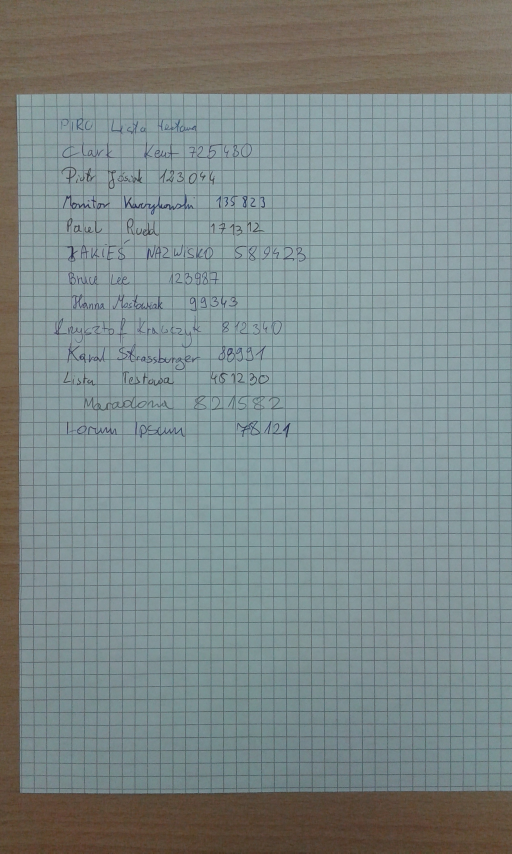
#> input picture data/1.jpg, 1536 x 2560 px (shown at 1/3 size)
$ python -i Preprocessor.py   (imports and definitions only)   (older library calls are emulated)
#> lines starting #> are read from the running program, lines starting #| are printed output that depends on the picture; after the words box and inside, x2 and y2 are one past the last pixel; in counts of white or black regions, pixels touching at a corner belong together
#> further down, picture is the input picture: shape (2560, 1536, 3); mean B, G, R 137, 137.2, 125.5
from PIL import Image
import cv2 as cv
import numpy as np
from skimage.morphology import erosion, dilation, opening, closing, square, disk, star


class Preprocessor:

    @staticmethod
    def denoise(img, strength=3, output=None, templateWindowSize=7, searchWindowSize=21):
#> called with strength = 3, templateWindowSize = 7, searchWindowSize = 21
        return cv.fastNlMeansDenoising(img, output, strength, templateWindowSize, searchWindowSize)

    # [9 lines left out: functions dilate, erode, not called in this run]

    @staticmethod
    def to_binary(img, block_size=11, constant=2, cast_color=True, otsu=False):
#> called with block_size = 51, constant = 11, cast_color = True, otsu = False
        if cast_color:
            gray = cv.cvtColor(img, cv.COLOR_BGR2GRAY)
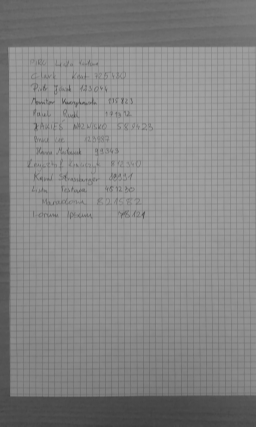
#> gray: shape (2560, 1536) (shown at 1/6 size); min 33, max 171, mean 133.7
        else:
            gray = img
        gray = cv.GaussianBlur(gray, (3, 3), 7)
        if otsu:
            ret3, binary = cv.threshold(gray, 0, 255, cv.THRESH_BINARY + cv.THRESH_OTSU)
        else:
            binary = cv.adaptiveThreshold(gray, 255, cv.ADAPTIVE_THRESH_GAUSSIAN_C, cv.THRESH_BINARY, block_size, constant)
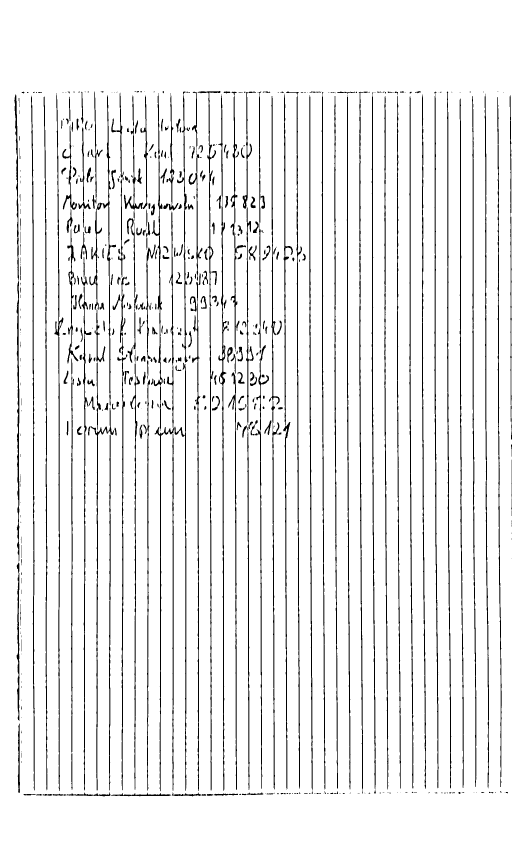
#> binary: shape (2560, 1536) (shown at 1/3 size); 92.5% white; 555 black regions (198 under 20 px), largest, box (x1, y1, x2, y2) and area: (654, 283, 682, 2372) 7134, (592, 273, 662, 2372) 6939, (850, 281, 879, 2369) 6934

        return binary

    # [86 lines left out: functions color_based_to_binary, set_300_dpi, remove_lines, not called in this run]

    @staticmethod
    def process(img):
        # image = Preprocessor._test_1(img)
        image = Preprocessor._test_2(img)
        return image

    # [46 lines left out: function _test_1, not called in this run]


    @staticmethod
    def _test_2(img):
        img = Preprocessor.denoise(img)
        img = cv.GaussianBlur(img, (1, 11), 5, )
        img = Preprocessor.to_binary(img, 51, 11, otsu=False)
        img = cv.bitwise_not(img)
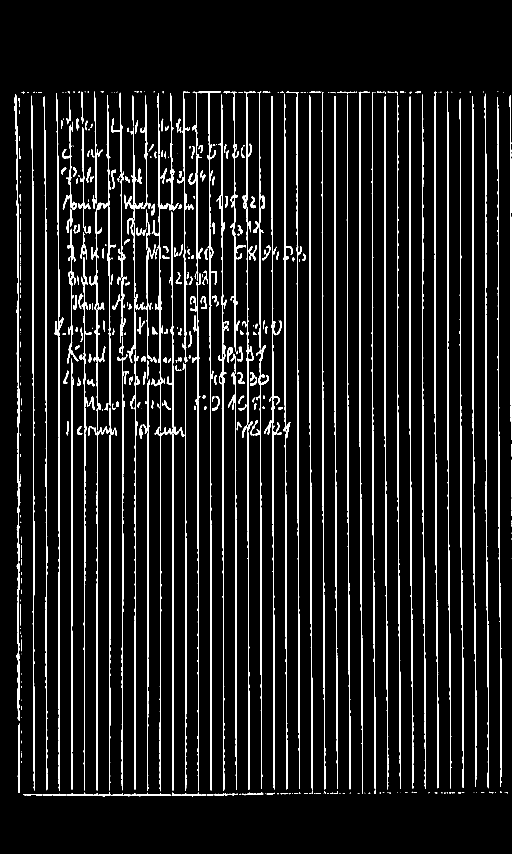
#> img: shape (2560, 1536) (shown at 1/3 size); 7.5% white; 555 white regions (198 under 20 px), largest, box (x1, y1, x2, y2) and area: (654, 283, 682, 2372) 7134, (592, 273, 662, 2372) 6939, (850, 281, 879, 2369) 6934

        horizontal = np.copy(img)
        vertical = np.copy(img)

        rows = vertical.shape[0]
        vertical_size = rows // 40
        vertical_structure = cv.getStructuringElement(cv.MORPH_RECT, (1, vertical_size))
        vertical = cv.erode(vertical, vertical_structure)
#> vertical: shape (2560, 1536); 4.4% white; 93 white regions (10 under 20 px), largest, box (x1, y1, x2, y2) and area: (1041, 316, 1051, 2337) 5266, (928, 317, 938, 2339) 5261, (1304, 307, 1315, 2334) 5242
        vertical = cv.dilate(vertical, vertical_structure)
#> vertical: shape (2560, 1536); 5.3% white; 85 white regions, largest, box (x1, y1, x2, y2) and area: (1304, 276, 1315, 2366) 5998, (928, 286, 938, 2371) 5954, (1041, 285, 1051, 2369) 5896

        cols = horizontal.shape[1]
        horizontal_size = cols // 50
        horizontal_structure = cv.getStructuringElement(cv.MORPH_RECT, (horizontal_size, 1))
        horizontal = cv.erode(horizontal, horizontal_structure)
#> horizontal: shape (2560, 1536); 0.03% white; 11 white regions (3 under 20 px), largest, box (x1, y1, x2, y2) and area: (347, 2384, 500, 2388) 417, (215, 2384, 317, 2388) 164, (531, 2384, 589, 2387) 124
        horizontal = cv.dilate(horizontal, horizontal_structure)
#> horizontal: shape (2560, 1536); 0.05% white; 11 white regions, largest, box (x1, y1, x2, y2) and area: (333, 2384, 515, 2388) 591, (201, 2384, 332, 2388) 338, (593, 274, 663, 278) 240

        image = img.copy()

        kernel = cv.getStructuringElement(cv.MORPH_RECT, (5, 5))
        horizontal = cv.dilate(horizontal, kernel)
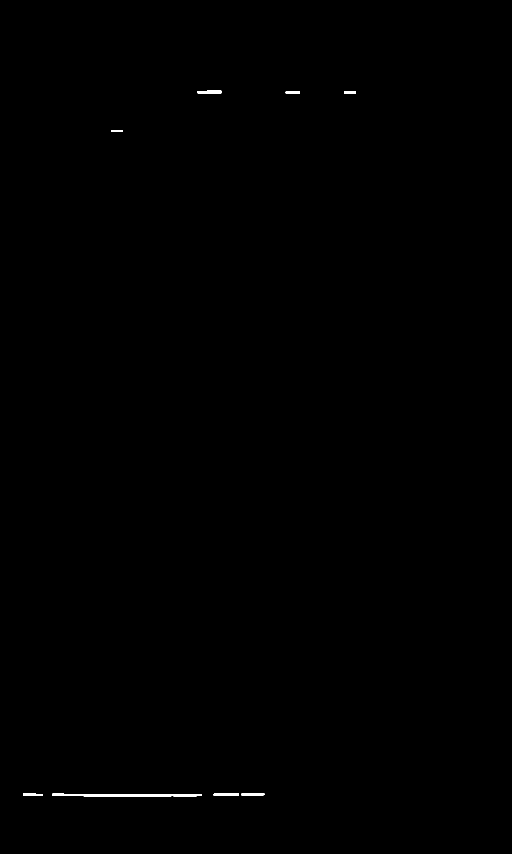
#> horizontal: shape (2560, 1536) (shown at 1/3 size); 0.14% white; 8 white regions, largest, box (x1, y1, x2, y2) and area: (156, 2381, 606, 2390) 3109, (591, 272, 665, 280) 553, (641, 2380, 717, 2387) 499
        vertical = cv.dilate(vertical, kernel)
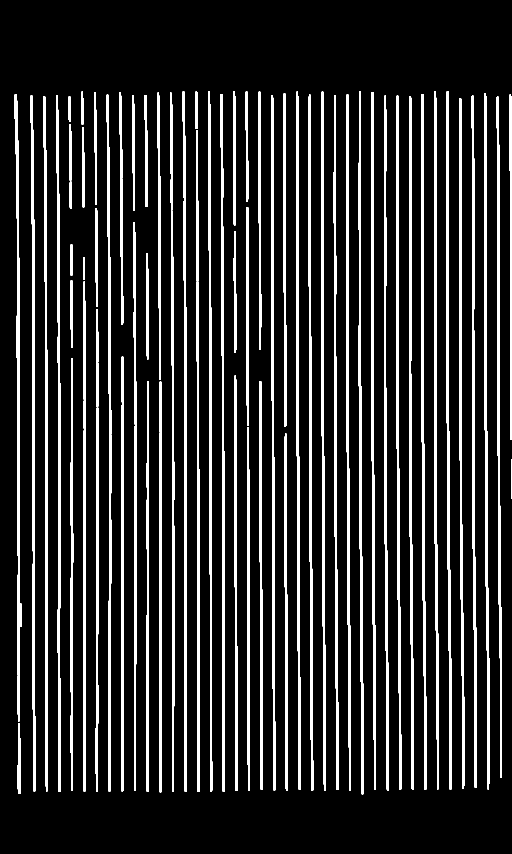
#> vertical: shape (2560, 1536) (shown at 1/3 size); 13.7% white; 71 white regions, largest, box (x1, y1, x2, y2) and area: (1302, 274, 1317, 2368) 14422, (926, 284, 940, 2373) 14351, (1039, 283, 1053, 2371) 14288
        vertical_mask = vertical > 0
        horizontal_mask = horizontal > 0

        image[vertical_mask] = 0
        image[horizontal_mask] = 0
#> image: shape (2560, 1536); 1.2% white; 709 white regions (291 under 20 px), largest, box (x1, y1, x2, y2) and area: (775, 1035, 797, 1152) 454, (372, 584, 399, 627) 439, (202, 1030, 235, 1091) 432
        kernel = cv.getStructuringElement(cv.MORPH_RECT, (3, 1))
        image = cv.erode(image, kernel)
#> image: shape (2560, 1536); 0.61% white; 583 white regions (273 under 20 px), largest, box (x1, y1, x2, y2) and area: (373, 585, 398, 627) 270, (203, 1033, 234, 1087) 255, (571, 889, 589, 934) 219
        # cv.imwrite('../out/out30.png', image)

        mask1D = np.zeros([5, 5])
        mask1D[2, :] = 1
        image = closing(image, mask1D)
#> image: shape (2560, 1536); 0.64% white; 539 white regions (233 under 20 px), largest, box (x1, y1, x2, y2) and area: (373, 585, 398, 627) 282, (203, 1033, 234, 1087) 265, (405, 608, 436, 627) 242

        mask1D = np.zeros([7, 7])
        mask1D[:, 3] = 1
        image = closing(image, mask1D)
#> image: shape (2560, 1536); 0.65% white; 518 white regions (208 under 20 px), largest, box (x1, y1, x2, y2) and area: (373, 585, 398, 627) 288, (203, 1033, 234, 1087) 269, (405, 608, 436, 627) 246
        # [5 lines of commented-out code are left out]

        image = cv.bitwise_not(image)
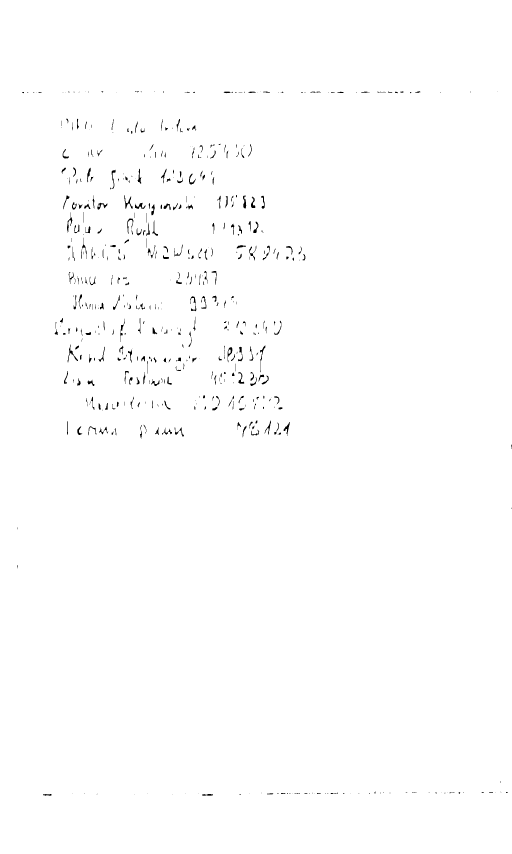
#> image: shape (2560, 1536) (shown at 1/3 size); 99.3% white; 518 black regions (208 under 20 px), largest, box (x1, y1, x2, y2) and area: (373, 585, 398, 627) 288, (203, 1033, 234, 1087) 269, (405, 608, 436, 627) 246
        image = image[48:2265, 40:1225]  # improves row splitting and deletes some garbage rows
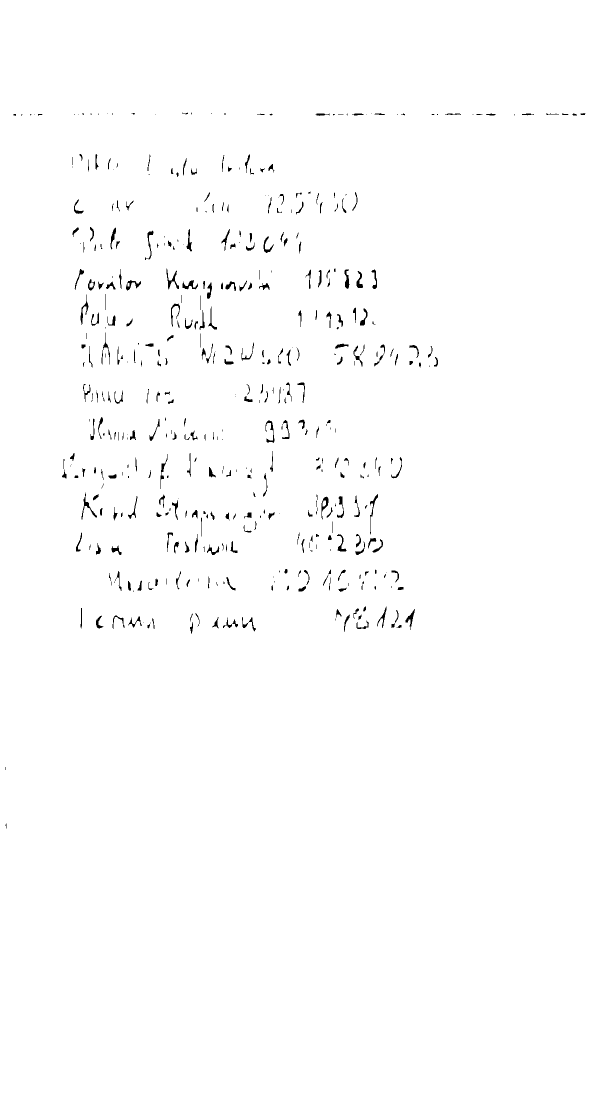
#> image: shape (2217, 1185) (shown at 1/2 size); 99.1% white; 459 black regions (159 under 20 px), largest, box (x1, y1, x2, y2) and area: (333, 537, 358, 579) 288, (163, 985, 194, 1039) 269, (365, 560, 396, 579) 246
        return image

    # [5 lines left out: function make_out_image, not called in this run]

>>> import cv2
>>> picture = cv2.imread('../data/1.jpg')
>>> result = Preprocessor().process(picture)

$ run again, on data/10.jpg
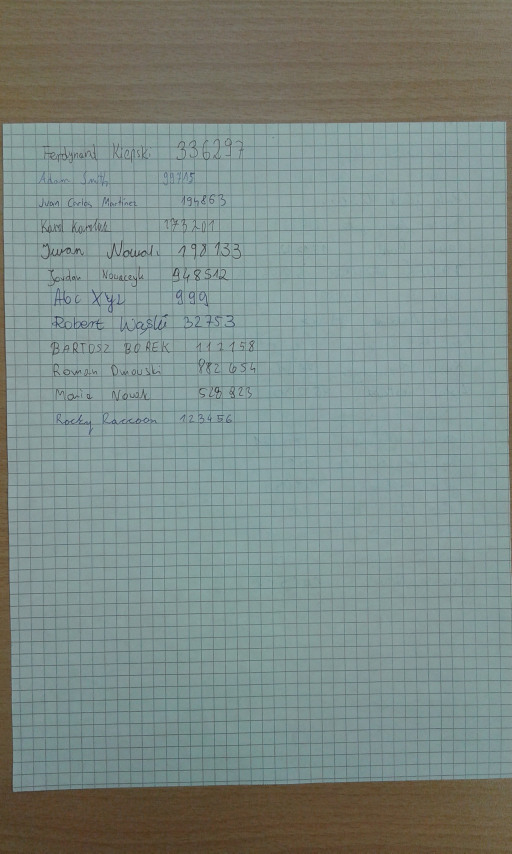
#> input picture data/10.jpg, 1536 x 2560 px (shown at 1/3 size)
#> picture is the input picture: shape (2560, 1536, 3); mean B, G, R 134.4, 139.1, 125.4
#> in to_binary, `binary = cv.adaptiveThreshold(gray, 255, cv.ADAPTIVE_THRESH_GAUSSIAN_C..`:
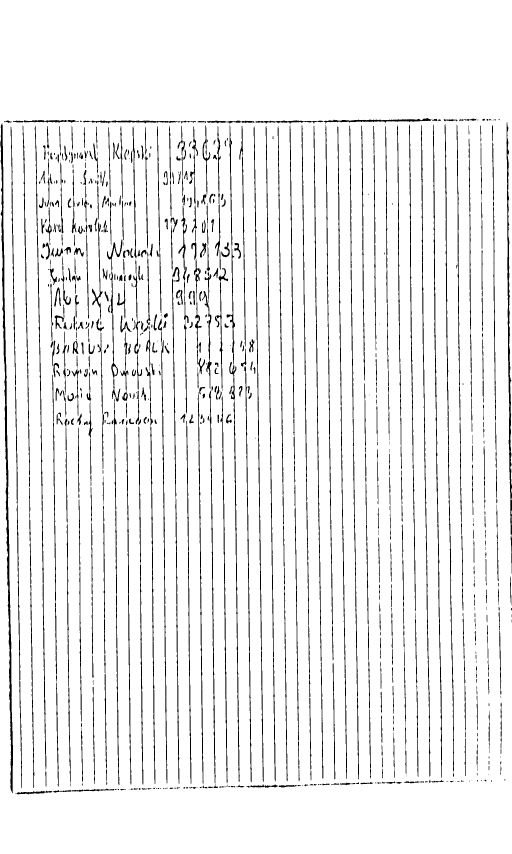
#> binary: shape (2560, 1536) (shown at 1/3 size); 93.4% white; 685 black regions (144 under 20 px), largest, box (x1, y1, x2, y2) and area: (1, 370, 39, 2380) 11643, (1519, 367, 1536, 1721) 5802, (1299, 373, 1326, 2333) 5296
#> vertical_mask: shape (2560, 1536) bool; 12.2% white; 121 white regions, largest, box (x1, y1, x2, y2) and area: (1, 369, 40, 2383) 18290, (760, 378, 792, 2349) 12785, (1297, 372, 1328, 2336) 12655
#> horizontal_mask: shape (2560, 1536) bool; 0.3% white; 11 white regions, largest, box (x1, y1, x2, y2) and area: (620, 357, 1301, 369) 4944, (248, 361, 544, 369) 2037, (38, 360, 204, 368) 1191
#> in _test_2, `image = image[48:2265, 40:1225]`:
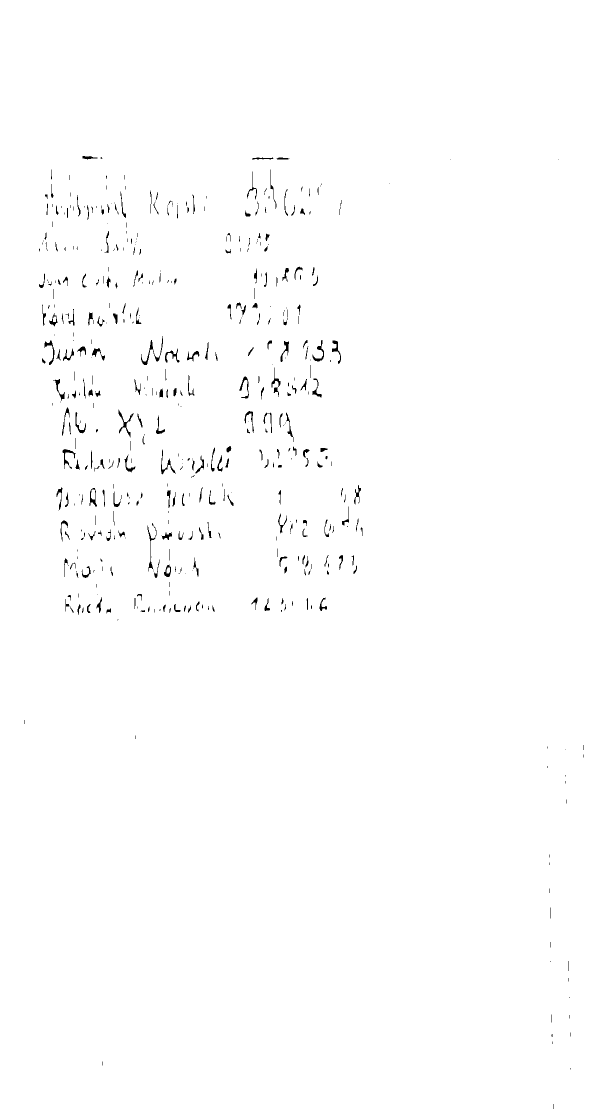
#> image: shape (2217, 1185) (shown at 1/2 size); 99.2% white; 496 black regions (252 under 20 px), largest, box (x1, y1, x2, y2) and area: (282, 672, 326, 730) 389, (237, 819, 267, 875) 320, (125, 898, 151, 938) 266

$ run again, on data/11.jpg
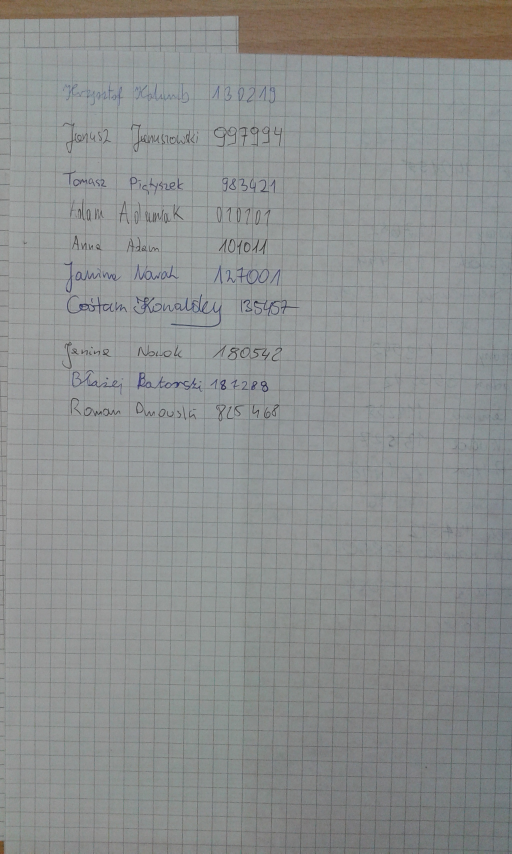
#> input picture data/11.jpg, 1536 x 2560 px (shown at 1/3 size)
#> picture is the input picture: shape (2560, 1536, 3); mean B, G, R 143, 143.5, 140.6
#> in to_binary, `binary = cv.adaptiveThreshold(gray, 255, cv.ADAPTIVE_THRESH_GAUSSIAN_C..`:
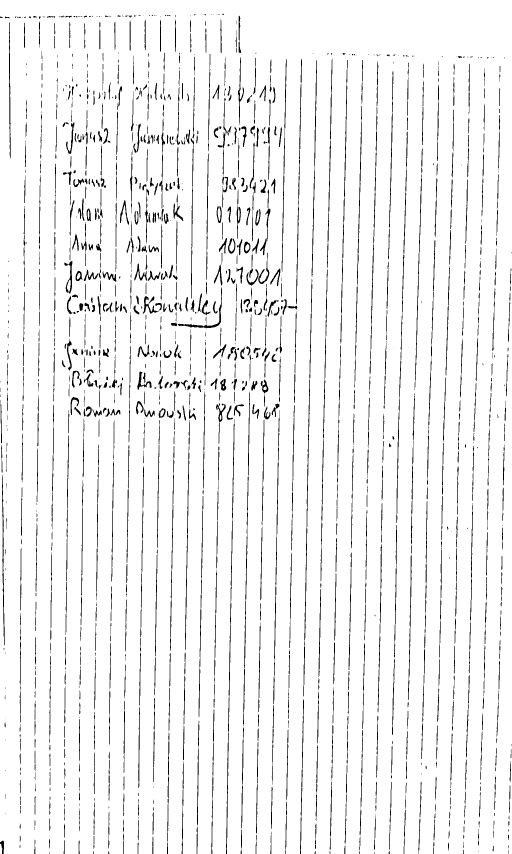
#> binary: shape (2560, 1536) (shown at 1/3 size); 94.7% white; 1338 black regions (332 under 20 px), largest, box (x1, y1, x2, y2) and area: (678, 1256, 704, 2560) 3037, (910, 837, 937, 2090) 2883, (1189, 395, 1223, 1569) 2675
#> vertical_mask: shape (2560, 1536) bool; 7.8% white; 268 white regions, largest, box (x1, y1, x2, y2) and area: (677, 1255, 705, 2560) 7948, (909, 836, 938, 2091) 7568, (815, 1229, 840, 2344) 6654
#> horizontal_mask: shape (2560, 1536) bool; 0.03% white; 1 white region, box (x1, y1, x2, y2) and area: (533, 972, 654, 984) 1017
#> in _test_2, `image = image[48:2265, 40:1225]`:
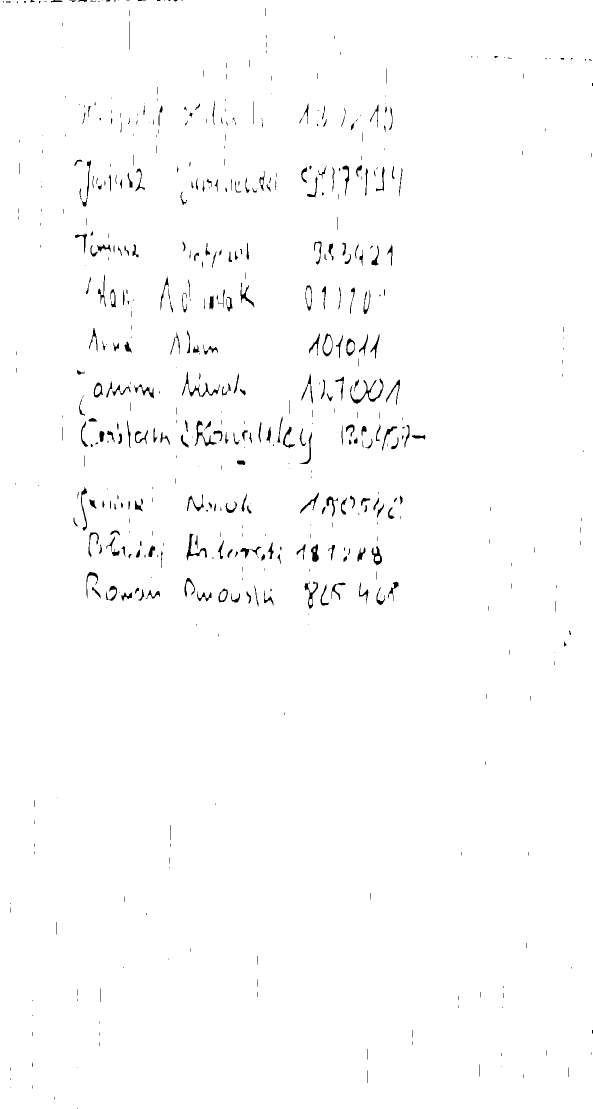
#> image: shape (2217, 1185) (shown at 1/2 size); 98.8% white; 584 black regions (303 under 20 px), largest, box (x1, y1, x2, y2) and area: (700, 756, 767, 808) 598, (364, 744, 440, 794) 536, (373, 1067, 414, 1121) 444
